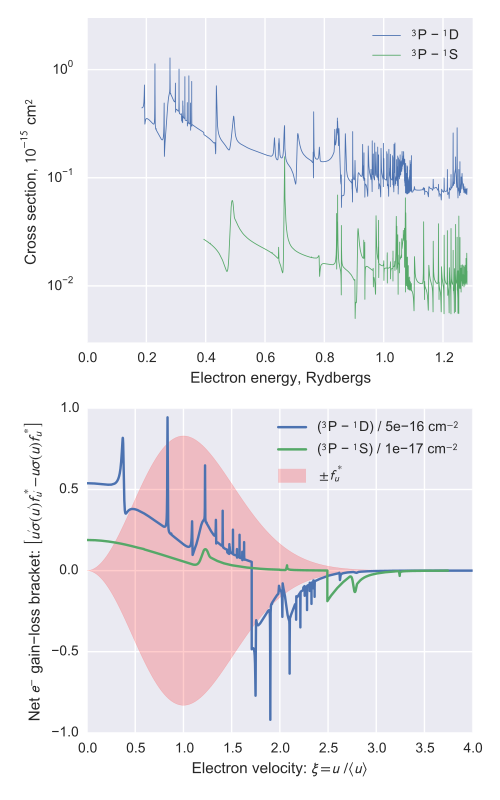

Recreate this plot in Python.
from __future__ import print_function
import sys
import numpy as np
from matplotlib import pyplot as plt
import seaborn as sns
import astropy.constants as C
import astropy.units as u

# import k_B, Ryd, h, c
figname = sys.argv[0].replace('.py', '.pdf')
D = '../Storey-OIII/oiii/'
kT_ergs = 1e4*u.K*C.k_B.cgs 
Ryd_ergs = C.Ryd.cgs*C.h.cgs*C.c.cgs
ubar = np.sqrt(2*kT_ergs/C.m_e.cgs).value

def f_u(u):
    """Maxwellian distribution per unit velocity u"""
    xi = u / ubar
    return 4*xi**2 * np.exp(-xi**2) / (np.sqrt(np.pi)*ubar)

# ID, term, stat weight for ground level
lower = [
    ['1', '3P0', 1],
    ['2', '3P1', 3],
    ['3', '3P2', 5],
]

# ID, term, plotting scale factor for excited levels
upper = [
    ['4', '$^{1}$D', 5e-16],
    ['5', '$^{1}$S', 1e-17],
]

fig, (ax1, ax2) = plt.subplots(2, 1, sharex=False)
for id_upper, term_upper, scale in upper:
    label = '$^{3}$P - ' + term_upper
    E_stack = []
    sigma_stack = []
    E_common = []
    omegas = []
    for id_lower, term_lower, omega in lower:
        s = '{}_{}'.format(id_lower, id_upper)
        E_ryd, Omega = np.loadtxt(D + 'OMEGA_{}_OIII.dat'.format(s), unpack=True)
        E_ergs = E_ryd*Ryd_ergs
        sigma = 2*np.pi*(C.h.cgs/(2*np.pi))**2 * (Omega/omega) / (C.m_e.cgs*E_ergs)
        E_over_kT = E_ergs/kT_ergs
        omegas.append(omega)
        E_stack.append(E_over_kT.value)
        sigma_stack.append(sigma.value)
        E_common.extend(list(E_over_kT.value))
    E_common = np.array(sorted(list(set(E_common))))
    sigma_common = np.zeros_like(E_common)
    omega_sum = 0.0
    for E, sigma, omega in zip(E_stack, sigma_stack, omegas):
        sigma_common += omega*np.interp(E_common, E, sigma)
        omega_sum += omega
    sigma_common /= omega_sum
    ax1.plot(E_common*kT_ergs/Ryd_ergs, sigma_common/1e-15, lw=0.6, label=label)
    chi = E_common[0]
    E_final = E_common - chi
    u_final = np.sqrt(E_final)*ubar
    u_incident = np.sqrt(E_common)*ubar
    sigma_final = np.interp(E_final, E_common, sigma_common, left=0.0)
    usigf_final = u_final*sigma_final*f_u(u_final)
    usigf_incident = u_incident*sigma_common*f_u(u_incident)
    label2 = '({}) / {:.0e} cm$^{{-2}}$'.format(label, scale)
    ax2.plot(np.sqrt(E_final), (usigf_incident - usigf_final)/scale, label=label2)

ax1.set_xlabel('Electron energy, Rydbergs')
ax1.set_ylabel('Cross section, $10^{-15}$ cm$^2$')
ax1.set_xlim(0.0, 1.3)
ax1.set_ylim(0, 1.3)
ax1.set_ylim(3e-3, 3)
ax1.set_yscale('log')
ax1.legend()
xigrid = np.linspace(0.0, 4.0, 200)
fugrid = ubar*f_u(xigrid*ubar)
ax2.fill_between(xigrid, fugrid, -fugrid, color='r', alpha=0.2)
ax2.plot([], [], lw=10, solid_capstyle='butt', color='r', alpha=0.2, label="$\pm f^{*}_{u}$")
ax2.set_xlabel(r'Electron velocity: $\xi = u\, / \langle u \rangle$')
ax2.set_ylabel(r"Net $e^{-}$ gain-loss bracket: $\left[u'\sigma(u') f^{*}_{u'} - u\sigma(u) f^{*}_{u}\right]$")
ax2.set_xlim(0.0, 4.0)
ax2.set_ylim(-1.0, 1.0)
ax2.legend()
fig.set_size_inches(5, 8)
fig.tight_layout()
fig.savefig(figname)
print(figname)
